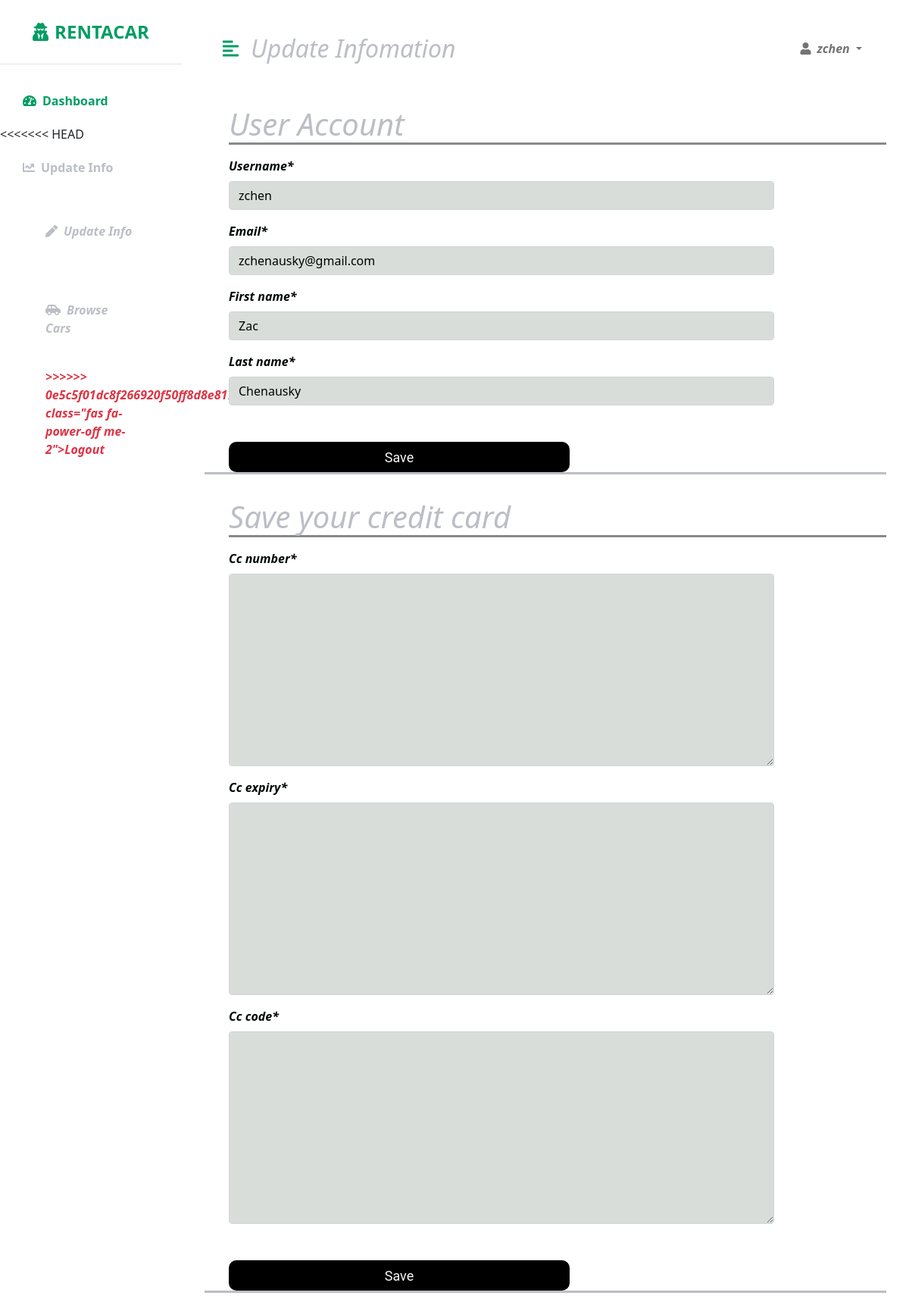
The app's page /account/dashboard/update/ (signed in) with its own data.
### account/models.py (models this page shows, shortened)
class Account(AbstractBaseUser):
    email = models.EmailField(verbose_name='email', max_length=60, unique=True)
    username = models.CharField(
        verbose_name='username', max_length=20, unique=True)
    date_joined = models.DateTimeField(
        verbose_name='date_joined', auto_now_add=True)
    last_login = models.DateTimeField(verbose_name='last_login', auto_now=True)
    is_admin = models.BooleanField(default=False)
    is_active = models.BooleanField(default=True)
    is_staff = models.BooleanField(default=False)
    is_superuser = models.BooleanField(default=False)
    first_name = models.CharField(max_length=30)
    last_name = models.CharField(max_length=30)
    USERNAME_FIELD = 'username'  # used to log in
    REQUIRED_FIELDS = ['first_name', 'last_name', 'email']
    objects = CustomAccountManager()

### account/views.py (the view, shortened to what this page needs)
# urls.py: path('dashboard/update/', views.update_info, name='update_info'),
def update_info(request):
    user = request.user
    if request.method == 'GET':  # if user is logged in display previous detail
        initial_dict = {'username': user.username,  # create dictionary with fields as keys
                        'email': user.email,
                        'first_name': user.first_name,
                        'last_name': user.last_name,
                        }
        form = UpdateUserForm(request.POST or None, initial=initial_dict)
        payment_form = PaymentForm()
        return render(request, 'dashboard/update_info.html', {'update_form': form, 'user': user, 'payment_form': payment_form})

### account/forms.py
class UpdateUserForm(ModelForm):
    class Meta:
        model = Account
        fields = ['username', 'email', 'first_name', 'last_name']

class PaymentForm(ModelForm):
    class Meta:
        model = Payment
        fields = ['cc_number', 'cc_expiry', 'cc_code']

### account/templates/dashboard/update_info.html (shortened to what this page needs)
{% extends 'dashboard/dashboard_base.html'%}
{% block content %}
{% load crispy_forms_tags %}
<div id="page-content-wrapper">
    <nav class="navbar navbar-expand-lg navbar-light bg-transparent py-4 px-4">
        <div class="d-flex align-items-center">
            <i class="fas fa-align-left primary-text fs-4 me-3" id="menu-toggle"></i>
            <h2 class="fs-2 m-0">Update Infomation</h2>
        </div>
    <div class="collapse navbar-collapse" id="navbarSupportedContent">
        <ul class="navbar-nav ms-auto mb-2 mb-lg-0">
            <li class="nav-item dropdown">
                <a class="nav-link dropdown-toggle second-text fw-bold" href="#" id="navbarDropdown"
                    role="button" data-bs-toggle="dropdown" aria-expanded="false">
                    <i class="fas fa-user me-2"></i>{{ user.username }}
                </a>
            </li>
        </ul>
    </div>
</nav>
    <div class="center">
        <h1>User Account</h1>
        <form method='POST' action={% url 'account:update_info' %}>
        {{update_form|crispy }}
        <button type="submit" class="submit-button">Save</button>
    </div>
    <div class="center">
        <h1>Save your credit card</h1>
        <form method='POST' action={% url 'account:save_card' %}>
        {{payment_form|crispy }}
        <button type="submit" class="submit-button">Save</button>
        </form>
    </div>
</div>
{% endblock %}

### account/static/account/css/dashboard.css (style rules this page uses)
:root { --main-bg-color: #009d63; --main-text-color: #009d63; --second-text-color: #bbbec5; --second-bg-color: #c1efde; }
.primary-text { color: var(--main-text-color); }
.second-text { color: var(--second-text-color); }
#page-content-wrapper { min-width: 100vw; }
#menu-toggle { cursor: pointer; }
@media (min-width: 768px) { #page-content-wrapper { min-width: 0; width: 100%; } }
.center { margin-top:2rem; width: 100%; height: 60%; outline-offset: 5vh; border-width: 100%; border-bottom: solid #bbbec5; }
h1 { margin-left: 2rem; border-bottom: solid #87898b; }
.form-control { display:block; width: 80%; padding: .375rem .75rem; font-size: 1rem; font-weight: 400; line-height: 1.5; color: #000205; background-color: rgb(217, 221, 217); background-clip: padding-box; -webkit-appearance: none; -moz-appearance: none; appearance: none; }
.mb-3 { margin-bottom: 1rem!important; color: rgb(0, 7, 7); width: 100%; margin-left: 2rem; margin-top: 1rem; }
.submit-button { width: 50%; height: 40px; color:rgb(246, 246, 246); background-color: black; border-radius: 10px; font-family: 'Roboto', sans-serif; font-size: large; border:none; box-shadow: inset 0 0 0 0 #44f09d; outline: none; margin-top: 2rem; margin-left: 2rem; }

### records on screen
Account: username "zchen", email "zchenausky@gmail.com", first_name "Zac", last_name "Chenausky"
